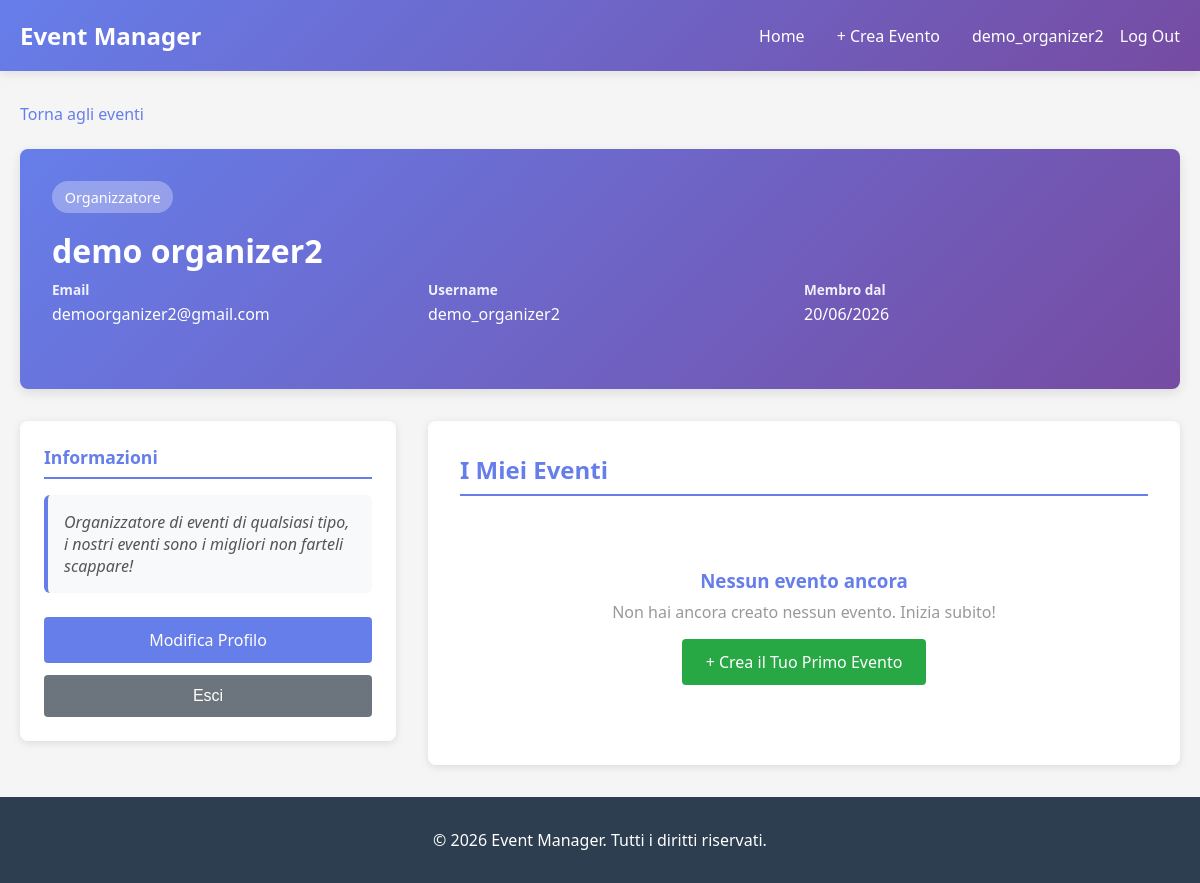
The app's page /profile/ (signed in) with its own data.
### users/models.py (models this page shows, shortened)
class CustomUser(AbstractUser):
    ROLE_CHOICES = (
        ('attendee', 'Attendee'),
        ('organizer', 'Organizer'),
    )
    role = models.CharField(max_length=15, choices=ROLE_CHOICES, blank=False)
    bio = models.TextField(blank=True, null=True)
    email = models.EmailField(blank=False, unique=True)
    first_name = models.CharField(max_length=150, blank=False)
    last_name = models.CharField(max_length=150, blank=False)

### users/views.py (the view)
# urls.py: path('profile/', users_views.profile_view, name='profile'),
@login_required(login_url='login')
def profile_view(request):
    user = request.user
    if user.role == 'organizer':
        organized_events = user.organized_events.all()
        context = {'organized_events': organized_events}
    else:
        attended_events = user.registrations.all()
        context = {'attended_events': attended_events}
    return render(request, 'profile.html', context)

### templates/profile.html (shortened to what this page needs)
{% extends "base.html" %}
{% load static %}
{% block extra_css %}
<link rel="stylesheet" href="{% static 'css/profile.css' %}">
{% endblock %}
{% block content %}
<a href="{% url 'event_list' %}" class="back-link">Torna agli eventi</a>
<div class="profile-header">
    <span class="profile-role">
        {% if user.role == 'organizer' %}
            Organizzatore
        {% else %}
            Partecipante
        {% endif %}
    </span>
    <h1>{{ user.get_full_name|default:user.username }}</h1>
    <div class="profile-info">
        <div class="info-item">
            <div class="info-content">
                <h3>Email</h3>
                <p>{{ user.email }}</p>
            </div>
        </div>
        <div class="info-item">
            <div class="info-content">
                <h3>Username</h3>
                <p>{{ user.username }}</p>
            </div>
        </div>
        <div class="info-item">
            <div class="info-content">
                <h3>Membro dal</h3>
                <p>{{ user.date_joined|date:"d/m/Y" }}</p>
            </div>
        </div>
    </div>
</div>
<div class="profile-body">
    <div class="profile-sidebar">
        <div class="sidebar-section">
            <h3>Informazioni</h3>
            {% if user.bio %}
                <div class="bio-box">{{ user.bio }}</div>
            {% else %}
                <p class="empty-bio">Nessuna bio inserita.</p>
            {% endif %}
        </div>
        <div class="action-buttons">
            <a href="{% url 'profile_edit' %}" class="btn">Modifica Profilo</a>
            <form action="{% url 'logout' %}" method="POST" class="logout-form-sidebar">
                <button type="submit" class="btn btn-secondary btn-logout-sidebar">
                    Esci
                </button>
            </form>
        </div>
    </div>
    <div class="profile-main">
        <div class="events-section">
            {% if user.role == 'organizer' %}
                <h2>I Miei Eventi</h2>
                {% if organized_events %}
                    <div class="events-grid">
                        {% for event in organized_events %}
                            <div class="event-card-profile">
                                <div class="event-card-header-profile">
                                    {% if event.category %}
                                        <span class="event-category-badge">{{ event.category.name }}</span>
                                    {% endif %}
                                    <h3>{{ event.title }}</h3>
                                </div>
                                <div class="event-card-body-profile">
                                    <div class="event-card-date-profile">{{ event.date|date:"d/m/Y H:i" }}</div>
                                    <div class="event-card-location-profile">{{ event.location }}</div>
                                    <p class="event-attendees-count">
                                        <strong>{{ event.registrations.count }}</strong> iscritt{{ event.registrations.count|pluralize:"o,i" }}
                                    </p>
                                    <div class="event-card-actions-profile">
                                        <a href="{% url 'event_detail' event.id %}" class="btn-view">Visualizza</a>
                                        <a href="{% url 'event_edit' event.id %}" class="btn-edit">Modifica</a>
                                        <a href="{% url 'event_delete' event.id %}" class="btn-delete">Elimina</a>
                                    </div>
                                </div>
                            </div>
                        {% endfor %}
                    </div>
                    <div class="create-event-wrapper">
                        <a href="{% url 'event_create' %}" class="btn btn-success">+ Crea Nuovo Evento</a>
                    </div>
                {% else %}
                    <div class="no-events-profile">
                        <h3>Nessun evento ancora</h3>
                        <p>Non hai ancora creato nessun evento. Inizia subito!</p>
                        <a href="{% url 'event_create' %}" class="btn btn-success margin-top-1">+ Crea il Tuo Primo Evento</a>
                    </div>
                {% endif %}
            {% endif %}
        </div>
    </div>
</div>
{% endblock %}

### templates/base.html (shortened to what this page needs)
{% load static %}
<!DOCTYPE html>
<html lang="it">
<head>
    <link rel="stylesheet" href="{% static 'css/main.css' %}">
    {% block extra_css %}{% endblock %}
</head>
<body>
    {% if user.is_authenticated %}
    <nav>
        <div class="nav-container">
            <a href="{% url 'event_list' %}" class="nav-brand">Event Manager</a>
            <ul class="nav-links">
                <li><a href="{% url 'event_list' %}">Home</a></li>
                {% if user.role == 'organizer' %}
                    <li><a href="{% url 'event_create' %}">+ Crea Evento</a></li>
                {% endif %}
                <li class="nav-user-meta">
                    <a href="{% url 'profile' %}" class="nav-user-link">
                         <span>{{ user.username }}</span>
                    </a>
                    <form action="{% url 'logout' %}" method="POST" class="nav-logout-form">
                        <button type="submit" class="nav-logout-btn">
                            Log Out
                        </button>
                    </form>
                </li>
            </ul>
        </div>
    </nav>
    {% endif %}
    <div class="container">
        {% block content %}{% endblock %}
    </div>
    <footer>
        <p class="footer-copyright">&copy; 2026 Event Manager. Tutti i diritti riservati.</p>
    </footer>
</body>
</html>

### static/css/main.css (style rules this page uses)
* { margin: 0; padding: 0; box-sizing: border-box; }
html, body { height: 100%; }
body { font-family: 'Segoe UI', Tahoma, Geneva, Verdana, sans-serif; background-color: #f5f5f5; color: #333; display: flex; flex-direction: column; min-height: 100vh; }
nav { background: linear-gradient(135deg, #667eea 0%, #764ba2 100%); padding: 1.2rem 0; box-shadow: 0 2px 10px rgba(0, 0, 0, 0.1); position: sticky; top: 0; z-index: 100; }
.nav-container { max-width: 1200px; margin: 0 auto; padding: 0 20px; display: flex; justify-content: space-between; align-items: center; }
.nav-brand { color: white; font-size: 1.5rem; font-weight: bold; text-decoration: none; }
.nav-links { display: flex; list-style: none; gap: 2rem; align-items: center; margin-left: auto; width: auto; }
.nav-links a { color: white; text-decoration: none; transition: opacity 0.3s; font-weight: 500; }
.nav-user-meta { margin-left: auto; display: flex; align-items: center; gap: 1rem; }
.nav-user-link { display: flex; align-items: center; gap: 0.5rem; }
.nav-logout-form { display: inline; margin: 0; padding: 0; }
.nav-logout-btn { background: none; border: none; color: white; cursor: pointer; font-family: inherit; font-size: inherit; font-weight: inherit; text-decoration: none; padding: 0; }
.container { max-width: 1200px; margin: 2rem auto; padding: 0 20px; flex: 1 0 auto; }
footer { background-color: #2c3e50; color: white; text-align: center; padding: 2rem 0; margin-top: 0; flex-shrink: 0; width: 100%; }
.footer-copyright { margin: 0; }
.btn { display: inline-block; padding: 0.75rem 1.5rem; background-color: #667eea; color: white; text-decoration: none; border: none; border-radius: 4px; cursor: pointer; transition: background-color 0.3s; font-size: 1rem; }
.btn-secondary { background-color: #6c757d; }
.btn-success { background-color: #28a745; }
.back-link { display: inline-block; margin-bottom: 1.5rem; color: #667eea; text-decoration: none; font-weight: 500; }

### static/css/profile.css (style rules this page uses)
.profile-header { background: linear-gradient(135deg, #667eea 0%, #764ba2 100%); color: white; padding: 2rem; border-radius: 8px; margin-bottom: 2rem; box-shadow: 0 4px 12px rgba(0, 0, 0, 0.1); }
.profile-header h1 { margin: 0 0 0.5rem 0; font-size: 2rem; }
.profile-role { display: inline-block; background: rgba(255, 255, 255, 0.3); padding: 0.4rem 0.8rem; border-radius: 20px; font-size: 0.9rem; margin-bottom: 1rem; }
.profile-info { display: grid; grid-template-columns: repeat(auto-fit, minmax(250px, 1fr)); gap: 2rem; margin-bottom: 2rem; }
.info-item { display: flex; gap: 1rem; align-items: flex-start; }
.info-content h3 { margin: 0 0 0.25rem 0; font-size: 0.85rem; opacity: 0.9; }
.info-content p { margin: 0; font-size: 1rem; font-weight: 500; }
.profile-body { display: grid; grid-template-columns: 1fr 2fr; gap: 2rem; }
.profile-sidebar { background: white; padding: 1.5rem; border-radius: 8px; box-shadow: 0 2px 8px rgba(0, 0, 0, 0.1); height: fit-content; }
.sidebar-section { margin-bottom: 1.5rem; }
.sidebar-section h3 { color: #667eea; font-size: 1.1rem; margin-bottom: 1rem; border-bottom: 2px solid #667eea; padding-bottom: 0.5rem; }
.bio-box { background: #f8f9fa; padding: 1rem; border-radius: 6px; border-left: 4px solid #667eea; font-style: italic; color: #555; }
.action-buttons { display: flex; flex-direction: column; gap: 0.75rem; margin-top: 1.5rem; }
.action-buttons a { text-align: center; }
.profile-main { background: white; padding: 0; border-radius: 8px; box-shadow: 0 2px 8px rgba(0, 0, 0, 0.1); overflow: hidden; }
.events-section { padding: 2rem; }
.events-section h2 { color: #667eea; margin-bottom: 1.5rem; border-bottom: 2px solid #667eea; padding-bottom: 0.5rem; }
.no-events-profile { text-align: center; padding: 3rem 2rem; color: #999; }
.no-events-profile h3 { color: #667eea; margin-bottom: 0.5rem; }
.margin-top-1 { margin-top: 1rem; }
.logout-form-sidebar { display: inline; width: 100%; }
.btn-logout-sidebar { width: 100%; cursor: pointer; }

### records on screen
CustomUser: username "demo_organizer2", get_full_name "demo organizer2", email "demoorganizer2@gmail.com", date_joined "20/06/2026", bio "Organizzatore di eventi di qualsiasi tipo, i nostri eventi sono i migliori non farteli scappare!"
